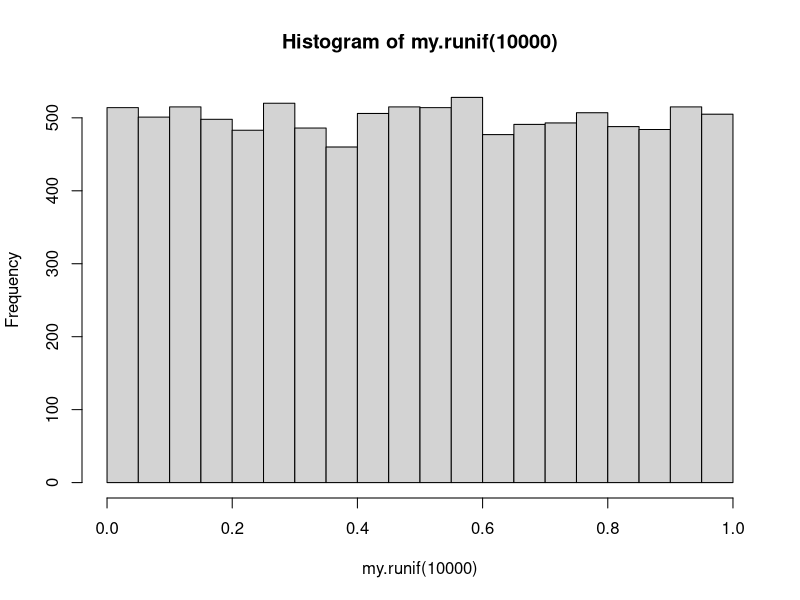
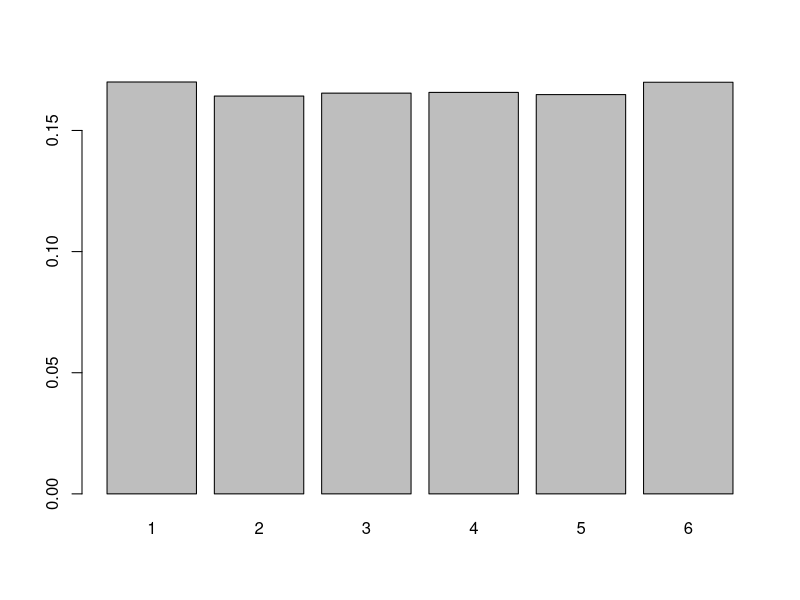
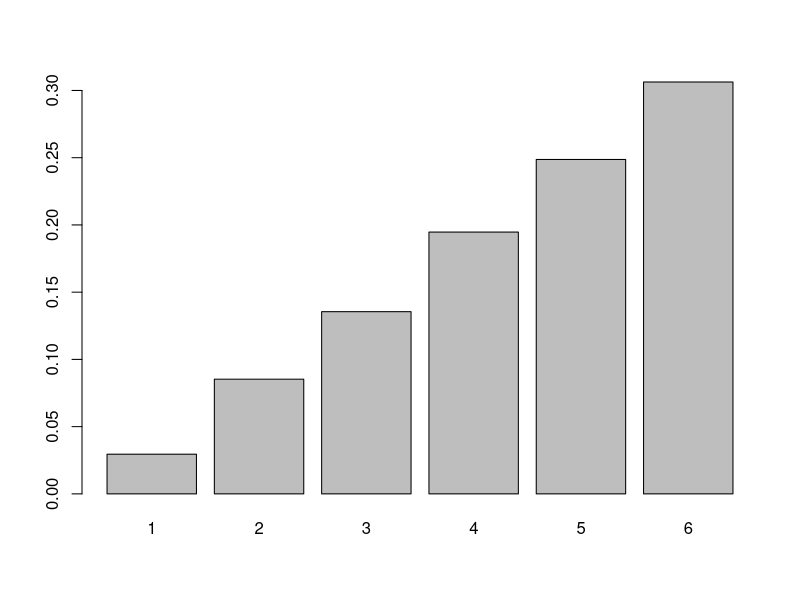
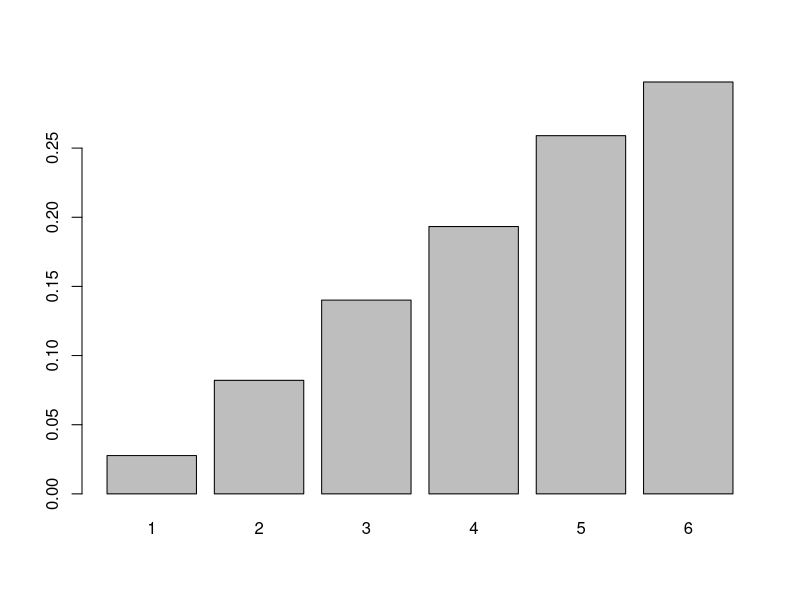
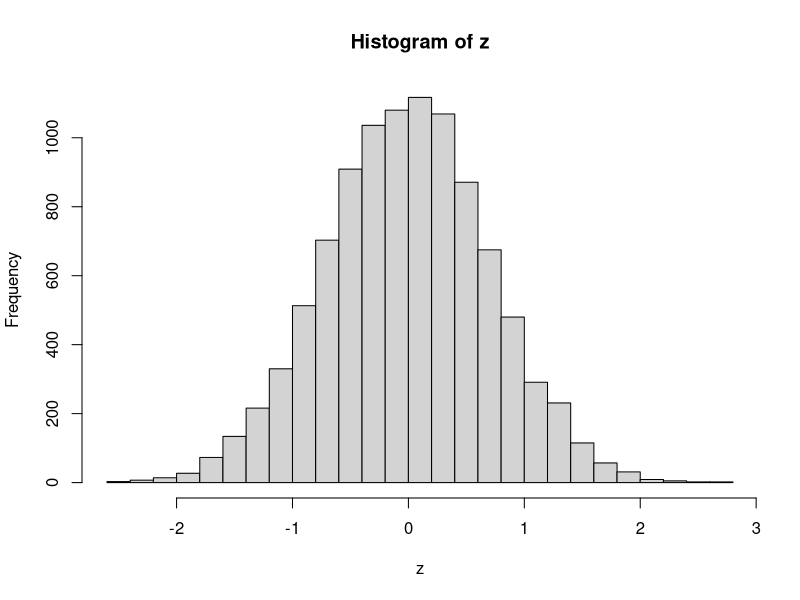

These figures' R source, in order:
## ---- chunk 1
knitr::opts_chunk$set(echo = TRUE)
## ---- chunk 2
 0 %% 3
 1 %% 3
 2 %% 3
 3 %% 3
 4 %% 3
 5 %% 3
 6 %% 3
## ---- chunk 3
seed <- 10
new.random <- function(a = 1664545, c = 1013904223,  m = 2^32) 
{
  out <- (a*seed + c) %% m
  seed <<- out 
  return(out)
}

out.length <- 20
variants   <- rep(NA, out.length)
for (i in 1:out.length) {
  variants[i] <- new.random()
}
variants/2^(32)
## ---- chunk 4
seed <- 10
my.runif <- function(n = 1, a = 1664545, c = 1013904223, m = 2^32) 
{
  
# fill in body of function
variants   <- rep(NA, n)
for (i in 1:n) 
  {
  variants[i] <- new.random(a=a,c=c,m=m)
  }
return (variants/m)

}

my.runif(n=20)
## ---- chunk 5
# solution
hist(my.runif(10000), breaks = 20)

## ---- chunk 6
# solution
D_1<-ceiling(6*my.runif(10000))
table(D_1)/10000
barplot(height=table(D_1)/10000)
## ---- chunk 7
# solution
D_1<-ceiling(6*my.runif(10000))
D_2<-ceiling(6*my.runif(10000))
y=c()
for (i in 1:10000){
  if (D_1[i]>D_2[i]){
    y<-append(y,D_1[i])
  }
  else if (D_1[i]<D_2[i]){
    y<-append(y,D_2[i])
  }
  else {
    y<-append(y,D_1[i]) #arbitrary if they are equal
  }
}
table(y)/10000
barplot(table(y)/10000)

## ---- chunk 8
# solution
die1<-(sample(1:6,10000,replace=TRUE))
die2<-(sample(1:6,10000,replace=TRUE))
y=c()
for (i in 1:10000){
  if (die1[i]>die2[i]){
    y<-append(y,die1[i])
  }
  else if (die1[i]<die2[i]){
    y<-append(y,die2[i])
  }
  else {
    y<-append(y,die1[i]) #arbitrary if they are equal
  }
}
table(y)/10000
barplot(table(y)/10000)

## ---- chunk 9
# solution
U.1 <- my.runif(n=10000)
U.2 <- my.runif(n=10000)
z <- cos(2*pi*U.1)*sqrt(-log(U.2))
hist(z, breaks = 30)
## ---- chunk 10
# solution
count = 0
for (i in 1:length(z)){
  if(z[i]>-1.96 & z[i]<1.96){
    count = count +1
  }
}
print(count/10000)
